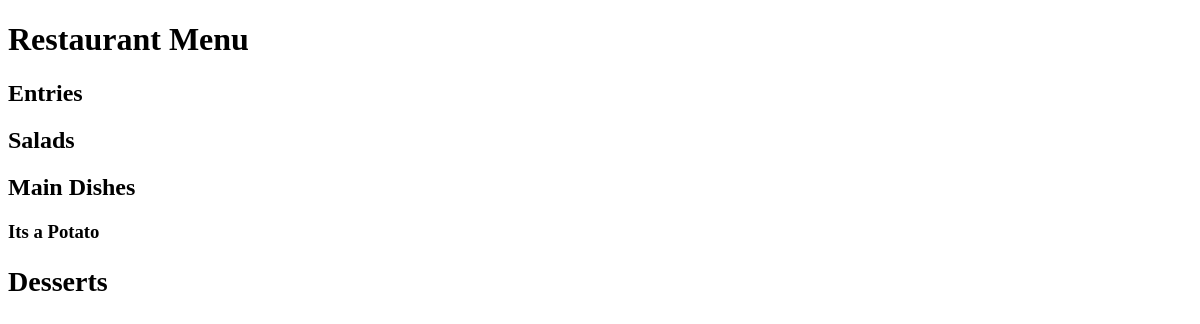
Before: / with the older database file.
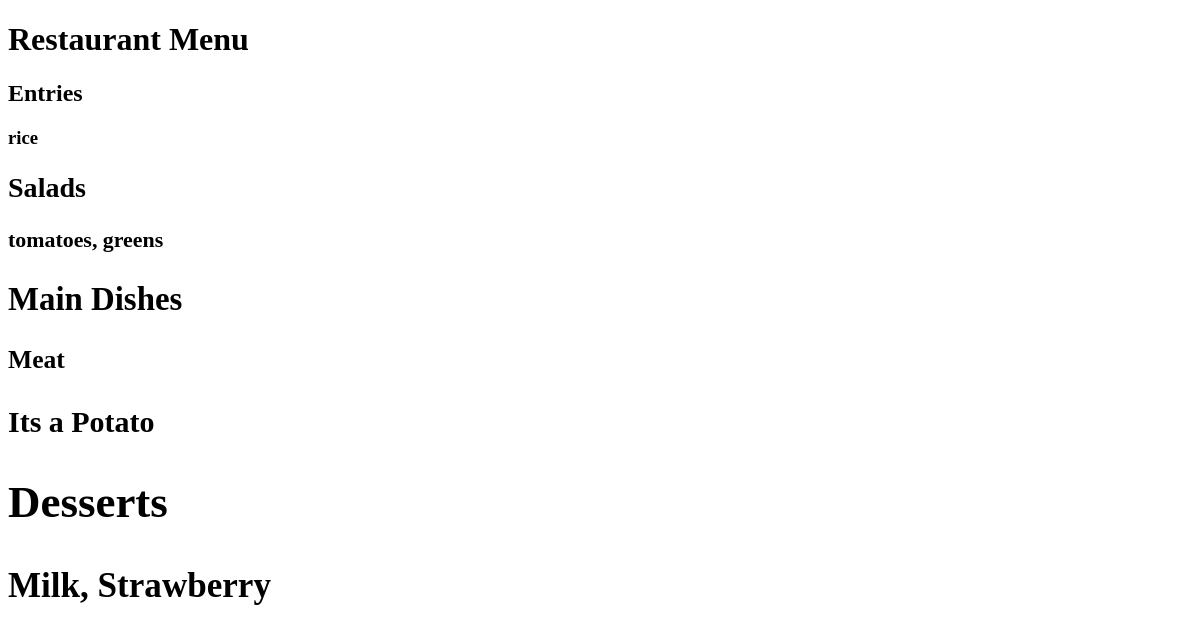
After: the same page with the newer database file.
### restaurant_menu/models.py (models this page shows, shortened)
class Item(models.Model):
    meal = models.CharField(max_length=1000, unique=True)
    description = models.CharField(max_length=2000)
    price = models.DecimalField(max_digits=10, decimal_places=2)
    category = models.CharField(max_length=200, choices=CATEGORY)
    author = models.ForeignKey(User, on_delete=models.PROTECT)
    status = models.IntegerField(choices=STATUS, default=1)
    date_created = models.DateTimeField(auto_now_add=True)
    date_updated = models.DateTimeField(auto_now=True)

### restaurant_menu/views.py (the view)
# urls.py: path('', views.MenuList.as_view(), name='home')
class MenuList(generic.ListView):
    queryset = Item.objects.order_by("-date_created")
    template_name = "menu.html"
    def get_context_data(self, **kwargs):
        context = super().get_context_data(**kwargs)
        context["meals"] = CATEGORY
        return context

### restaurant_menu/templates/menu.html (shortened to what this page needs)
<!DOCTYPE html>
<html lang="en">
<head>
</head>
<body>
    <h1>Restaurant Menu</h1>
    {% for meal in meals %}
        <h2>{{ meal.1 }}</h2>
        {% for row in item_list %}
            {% if row.category == meal.0 %}
                {% if row.status == 0%}
                    <h3><del>{{ row.meal }}</del></h3>
                    <p>{{ row.description }}</p>
                {% else %}
                    <h3><{{ row.meal }}</h3>
                    <p>{{ row.description }}</p>
                {% endif %}
            {% endif %}
        {% endfor %}
    {% endfor %}
</body>
</html>

Changed rows visible on the page:
added Item: description "rice", shown under "Entries"
added Item: description "tomatoes, greens", shown under "Salads"
added Item: description "Meat", shown under "Main Dishes"
added Item: description "Milk, Strawberry", shown under "Desserts"
